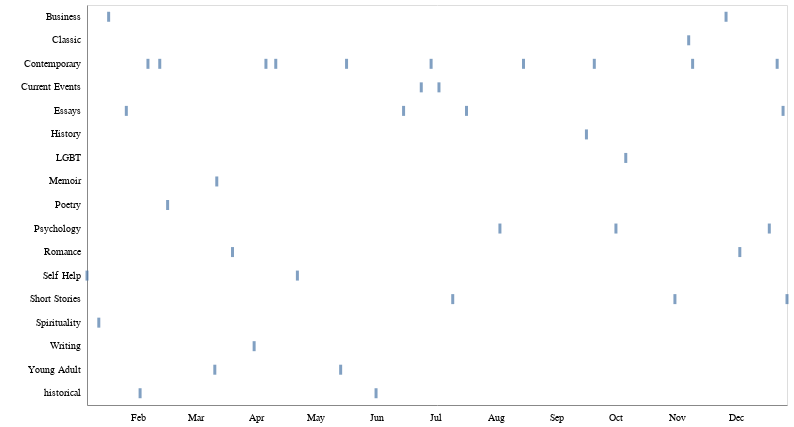

This figure's notebook cell:
### Markdown cell above
### Tinkering with more designs for books read by subgenre and month

### Code cell
#DESKTOP
alt.Chart(books).mark_tick(thickness=3,size=10).encode(
    x=alt.X('date',axis=alt.Axis(tickCount=12, format='%b', tickColor='#ffffff'), title=''),
    y=alt.Y('subgenre',axis=alt.Axis(tickCount=0, tickColor='#ffffff'), title=' ')
).configure_axis(grid=False).properties(height=400, width=700)

### Figure 1 — Vega-Lite specification as saved in the notebook (floating-point values rounded to 4 significant figures)
{"usermeta": {"embedOptions": {"theme": "vox"}}, "config": {"view": {"continuousWidth": 400, "continuousHeight": 300}, "axis": {"grid": false}}, "data": {"name": "data-8e391cabd5bc49dcb5a9fe358321c344"}, "mark": {"type": "tick", "size": 10, "thickness": 3}, "encoding": {"x": {"type": "temporal", "axis": {"format": "%b", "tickColor": "#ffffff", "tickCount": 12}, "field": "date", "title": ""}, "y": {"type": "nominal", "axis": {"tickColor": "#ffffff", "tickCount": 0}, "field": "subgenre", "title": " "}}, "height": 400, "width": 700, "$schema": "https://vega.github.io/schema/vega-lite/v4.8.1.json", "datasets": {"data-8e391cabd5bc49dcb5a9fe358321c344": [{"order": 1, "title": "How to Do Nothing", "author": "Jenny Odell", "pages": 240.0, "url": "https://www.goodreads.com/author/show/18614151.Jenny_Odell", "gender": "F", "type": "Non-Fiction", "subgenre": "Self Help", "avg_goodreads_rating": 3.97, "started": "2019-12-25T00:00:00", "date": "2020-01-06T00:00:00", "faves": null, "year": "2020", "days_to_read": 12, "gender_description": "Female"}, {"order": 2, "title": "Becoming Wise", "author": "Krista Tippett", "pages": 288.0, "url": "https://www.goodreads.com/book/show/25894085-becoming-wise", "gender": "F", "type": "Non-Fiction", "subgenre": "Spirituality", "avg_goodreads_rating": 4.15, "started": "2020-01-01T00:00:00", "date": "2020-01-12T00:00:00", "faves": "Y", "year": "2020", "days_to_read": 11, "gender_description": "Female"}, {"order": 3, "title": "Rework ", "author": "Jason Fried, David Hansson", "pages": 279.0, "url": "https://www.goodreads.com/book/show/6732019-rework?from_search=true&qid=TeHru4l6OG&rank=1", "gender": "M", "type": "Non-Fiction", "subgenre": "Business", "avg_goodreads_rating": 3.94, "started": "2020-01-12T00:00:00", "date": "2020-01-17T00:00:00", "faves": null, "year": "2020", "days_to_read": 5, "gender_description": "Male"}, {"order": 4, "title": "Minor Feelings", "author": "Cathy Park Hong", "pages": 224.0, "url": "https://www.goodreads.com/book/show/47544177-minor-feelings?from_search=true&qid=YwgnVM0MaX&rank=1", "gender": "F", "type": "Non-Fiction", "subgenre": "Essays", "avg_goodreads_rating": 4.53, "started": "2020-01-14T00:00:00", "date": "2020-01-26T00:00:00", "faves": null, "year": "2020", "days_to_read": 12, "gender_description": "Female"}, {"order": 5, "title": "The Idiot", "author": "Elif Batuman", "pages": 423.0, "url": "https://www.goodreads.com/book/show/30962053-the-idiot", "gender": "F", "type": "Fiction", "subgenre": "historical", "avg_goodreads_rating": 3.63, "started": "2020-01-25T00:00:00", "date": "2020-02-02T00:00:00", "faves": null, "year": "2020", "days_to_read": 8, "gender_description": "Female"}, {"order": 6, "title": "If I Had Your Face", "author": "Frances Cha", "pages": 288.0, "url": "https://www.goodreads.com/book/show/47548925-if-i-had-your-face?from_search=true&qid=c3Iw9aiNTi&rank=1", "gender": "F", "type": "Fiction", "subgenre": "Contemporary", "avg_goodreads_rating": 3.97, "started": "2020-02-02T00:00:00", "date": "2020-02-06T00:00:00", "faves": null, "year": "2020", "days_to_read": 4, "gender_description": "Female"}, {"order": 7, "title": "Topics of Conversation", "author": "Miranda Popkey", "pages": 224.0, "url": "https://www.goodreads.com/book/show/45754997-topics-of-conversation?from_search=true&qid=F1d5R6meaf&rank=1", "gender": "F", "type": "Fiction", "subgenre": "Contemporary", "avg_goodreads_rating": 2.83, "started": "2020-02-06T00:00:00", "date": "2020-02-12T00:00:00", "faves": null, "year": "2020", "days_to_read": 6, "gender_description": "Female"}, {"order": 8, "title": "Bluets", "author": "Maggie Nelson", "pages": 98.0, "url": "https://www.goodreads.com/book/show/6798263-bluets", "gender": "F", "type": "Non-Fiction", "subgenre": "Poetry", "avg_goodreads_rating": 4.26, "started": "2020-02-12T00:00:00", "date": "2020-02-16T00:00:00", "faves": null, "year": "2020", "days_to_read": 4, "gender_description": "Female"}, {"order": 9, "title": "I Believe in a Thing Called Love", "author": "Maurene Goo", "pages": 336.0, "url": "https://www.goodreads.com/book/show/31145133-i-believe-in-a-thing-called-love", "gender": "F", "type": "Fiction", "subgenre": "Young Adult", "avg_goodreads_rating": 3.66, "started": "2020-02-23T00:00:00", "date": "2020-03-11T00:00:00", "faves": null, "year": "2020", "days_to_read": 17, "gender_description": "Female"}, {"order": 10, "title": "Untamed", "author": "Glennon Doyle", "pages": 352.0, "url": "https://www.goodreads.com/book/show/52129515-untamed", "gender": "F", "type": "Non-Fiction", "subgenre": "Memoir", "avg_goodreads_rating": 4.46, "started": "2020-03-07T00:00:00", "date": "2020-03-12T00:00:00", "faves": null, "year": "2020", "days_to_read": 5, "gender_description": "Female"}, {"order": 11, "title": "Red, White and Royal Blue", "author": "Casey McQuiston", "pages": 421.0, "url": "https://www.goodreads.com/book/show/41150487-red-white-royal-blue", "gender": "F", "type": "Fiction", "subgenre": "Romance", "avg_goodreads_rating": 4.31, "started": "2020-03-12T00:00:00", "date": "2020-03-20T00:00:00", "faves": null, "year": "2020", "days_to_read": 8, "gender_description": "Female"}, {"order": 12, "title": "Bird by Bird: Some Instructions on Writing and Life", "author": "Anne Lamott", "pages": 237.0, "url": "https://www.goodreads.com/book/show/12543.Bird_by_Bird", "gender": "F", "type": "Non-Fiction", "subgenre": "Writing", "avg_goodreads_rating": 4.23, "started": "2020-03-21T00:00:00", "date": "2020-03-31T00:00:00", "faves": "Y", "year": "2020", "days_to_read": 10, "gender_description": "Female"}, {"order": 13, "title": "Cleanness", "author": "Garth Greenwell", "pages": 240.0, "url": "https://www.goodreads.com/book/show/45892271-cleanness?ac=1&from_search=true&qid=ornMVFsX93&rank=2", "gender": "M", "type": "Fiction", "subgenre": "Contemporary", "avg_goodreads_rating": 4.05, "started": "2020-03-31T00:00:00", "date": "2020-04-06T00:00:00", "faves": null, "year": "2020", "days_to_read": 6, "gender_description": "Male"}, {"order": 14, "title": "The Bridges of Madison County", "author": "Robert James Waller", "pages": 221.0, "url": "https://www.goodreads.com/book/show/83674.The_Bridges_of_Madison_County", "gender": "M", "type": "Fiction", "subgenre": "Contemporary", "avg_goodreads_rating": 3.61, "started": "2020-04-08T00:00:00", "date": "2020-04-11T00:00:00", "faves": null, "year": "2020", "days_to_read": 3, "gender_description": "Male"}, {"order": 15, "title": "Super Attractor", "author": "Gabrielle Bernstein", "pages": 248.0, "url": "https://www.goodreads.com/book/show/43496426-super-attractor?from_search=true&from_srp=true&qid=sRtfi9Txub&rank=1", "gender": "F", "type": "Non-Fiction", "subgenre": "Self Help", "avg_goodreads_rating": 4.18, "started": "2020-04-11T00:00:00", "date": "2020-04-22T00:00:00", "faves": null, "year": "2020", "days_to_read": 11, "gender_description": "Female"}, {"order": 16, "title": "Felix Ever After", "author": "Kacen Callender", "pages": 354.0, "url": "https://www.goodreads.com/book/show/51931067-felix-ever-after?from_search=true&from_srp=true&qid=ssQYTzSgHg&rank=1", "gender": "M", "type": "Fiction", "subgenre": "Young Adult", "avg_goodreads_rating": 4.46, "started": "2020-05-12T00:00:00", "date": "2020-05-14T00:00:00", "faves": null, "year": "2020", "days_to_read": 2, "gender_description": "Male"}, {"order": 17, "title": "Days of Distraction", "author": "Alexandra Chang", "pages": 312.0, "url": "https://www.goodreads.com/book/show/52973514-days-of-distraction?from_search=true&from_srp=true&qid=zLGt916iHW&rank=1", "gender": "F", "type": "Fiction", "subgenre": "Contemporary", "avg_goodreads_rating": 3.66, "started": "2020-04-12T00:00:00", "date": "2020-05-17T00:00:00", "faves": null, "year": "2020", "days_to_read": 35, "gender_description": "Female"}, {"order": 18, "title": "wow, no thank you.", "author": "Samantha Irby", "pages": 288.0, "url": "https://www.goodreads.com/book/show/52844646-wow-no-thank-you", "gender": "F", "type": "Non-Fiction", "subgenre": "Essays", "avg_goodreads_rating": 4.13, "started": "2020-04-05T00:00:00", "date": "2020-06-15T00:00:00", "faves": "Y", "year": "2020", "days_to_read": 71, "gender_description": "Female"}, {"order": 19, "title": "How Much of These Hills Is Gold", "author": "C. Pam Zhang", "pages": 288.0, "url": "https://www.goodreads.com/book/show/45895362-how-much-of-these-hills-is-gold?from_search=true&from_srp=true&qid=rMvIru31RB&rank=1", "gender": "F", "type": "Fiction", "subgenre": "historical", "avg_goodreads_rating": 3.86, "started": "2020-05-22T00:00:00", "date": "2020-06-01T00:00:00", "faves": null, "year": "2020", "days_to_read": 10, "gender_description": "Female"}, {"order": 20, "title": "Between the World and Me", "author": "Tanehisi Coates", "pages": 152.0, "url": "https://www.goodreads.com/book/show/25489625-between-the-world-and-me?from_search=true&from_srp=true&qid=xvQajzPDjC&rank=1", "gender": "M", "type": "Non-Fiction", "subgenre": "Current Events", "avg_goodreads_rating": 4.52, "started": "2020-06-15T00:00:00", "date": "2020-06-24T00:00:00", "faves": "Y", "year": "2020", "days_to_read": 9, "gender_description": "Male"}, {"order": 21, "title": "Where the Crawdads Sing", "author": "Delia Owens", "pages": 384.0, "url": "https://www.goodreads.com/book/show/36809135-where-the-crawdads-sing?ac=1&from_search=true&qid=TifR2MzIpW&rank=1", "gender": "F", "type": "Fiction", "subgenre": "Contemporary", "avg_goodreads_rating": 4.47, "started": "2020-06-22T00:00:00", "date": "2020-06-29T00:00:00", "faves": null, "year": "2020", "days_to_read": 7, "gender_description": "Female"}, {"order": 22, "title": "Boys and Sex", "author": "Peggy Ornstein", "pages": 304.0, "url": "https://www.goodreads.com/book/show/43452877-boys-sex?from_search=true&from_srp=true&qid=TwPIaowNSU&rank=1", "gender": "F", "type": "Non-Fiction", "subgenre": "Current Events", "avg_goodreads_rating": 4.24, "started": "2020-04-12T00:00:00", "date": "2020-07-03T00:00:00", "faves": null, "year": "2020", "days_to_read": 82, "gender_description": "Female"}, {"order": 23, "title": "Someone Who Will Love You In All Your Damaged Glory", "author": "Rafael Bob Waksberg", "pages": 256.0, "url": "https://www.goodreads.com/book/show/41949311-someone-who-will-love-you-in-all-your-damaged-glory?ac=1&from_search=true&qid=Kr9sKqWCXh&rank=1", "gender": "M", "type": "Fiction", "subgenre": "Short Stories", "avg_goodreads_rating": 4.16, "started": "2020-07-08T00:00:00", "date": "2020-07-10T00:00:00", "faves": "Y", "year": "2020", "days_to_read": 2, "gender_description": "Male"}, {"order": 24, "title": "The Masters Tools Will Never DIsmantle The Master's House", "author": "Audre Lorde", "pages": 64.0, "url": "https://www.goodreads.com/en/book/show/38598541-the-master-s-tools-will-never-dismantle-the-master-s-house", "gender": "F", "type": "Non-Fiction", "subgenre": "Essays", "avg_goodreads_rating": 4.46, "started": "2020-07-15T00:00:00", "date": "2020-07-17T00:00:00", "faves": "Y", "year": "2020", "days_to_read": 2, "gender_description": "Female"}, {"order": 25, "title": "Attached", "author": "Amir Levine, Rachel SF Heller", "pages": 304.0, "url": "https://www.goodreads.com/book/show/9547888-attached?from_search=true&from_srp=true&qid=kdP4IdRQnC&rank=1", "gender": "F", "type": "Non-Fiction", "subgenre": "Psychology", "avg_goodreads_rating": 4.14, "started": "2020-07-31T00:00:00", "date": "2020-08-03T00:00:00", "faves": null, "year": "2020", "days_to_read": 3, "gender_description": "Female"}, {"order": 26, "title": "Listen to the Marriage", "author": "John Jay Osborn", "pages": 256.0, "url": "https://www.goodreads.com/book/show/37941728-listen-to-the-marriage?ac=1&from_search=true&qid=iy2rwd6WTj&rank=1", "gender": "M", "type": "Fiction", "subgenre": "Contemporary", "avg_goodreads_rating": 3.51, "started": "2020-08-06T00:00:00", "date": "2020-08-15T00:00:00", "faves": null, "year": "2020", "days_to_read": 9, "gender_description": "Male"}, {"order": 27, "title": "Jung: A Very Short Introduction", "author": "Andrew Stevens", "pages": 192.0, "url": "https://www.goodreads.com/book/show/297554.Jung?from_search=true&from_srp=true&qid=Jim8gejEr2&rank=1", "gender": "M", "type": "Non-Fiction", "subgenre": "History", "avg_goodreads_rating": 4.07, "started": "2020-09-07T00:00:00", "date": "2020-09-16T00:00:00", "faves": null, "year": "2020", "days_to_read": 9, "gender_description": "Male"}, {"order": 28, "title": "The First Bad Man", "author": "Miranda July", "pages": 288.0, "url": "https://www.goodreads.com/book/show/21412400-the-first-bad-man?from_search=true&from_srp=true&qid=8h7sxqtWHM&rank=1", "gender": "F", "type": "Fiction", "subgenre": "Contemporary", "avg_goodreads_rating": 3.62, "started": "2020-09-16T00:00:00", "date": "2020-09-20T00:00:00", "faves": "Y", "year": "2020", "days_to_read": 4, "gender_description": "Female"}, {"order": 29, "title": "The Drama of the Gifted Child", "author": "Alice Miller", "pages": 144.0, "url": "https://www.goodreads.com/book/show/24204222-the-drama-of-the-gifted-child?utm_content=review_cta_book_image&utm_medium=email&utm_source=bookend&ref_=pe_7171740_474197500", "gender": "F", "type": "Non-Fiction", "subgenre": "Psychology", "avg_goodreads_rating": 4.1, "started": "2020-09-27T00:00:00", "date": "2020-10-01T00:00:00", "faves": null, "year": "2020", "days_to_read": 4, "gender_description": "Female"}, {"order": 30, "title": "Don't Call us Dead: Poems", "author": "Danez Smith", "pages": 101.0, "url": "https://www.goodreads.com/book/show/35422441-don-t-call-us-dead?from_search=true&from_srp=true&qid=8qdAhd4Vlp&rank=1", "gender": "M", "type": "Poetry", "subgenre": "LGBT", "avg_goodreads_rating": 4.52, "started": "2020-10-01T00:00:00", "date": "2020-10-06T00:00:00", "faves": "Y", "year": "2020", "days_to_read": 5, "gender_description": "Male"}, {"order": 31, "title": "Tender is the Night", "author": "F. Scott Fitzgerald", "pages": 315.0, "url": "https://www.goodreads.com/book/show/46164.Tender_Is_the_Night?from_search=true&from_srp=true&qid=B8eLWQQKSX&rank=1", "gender": "M", "type": "Fiction", "subgenre": "Classic", "avg_goodreads_rating": 3.81, "started": "2020-10-10T00:00:00", "date": "2020-11-07T00:00:00", "faves": "Y", "year": "2020", "days_to_read": 28, "gender_description": "Male"}, {"order": 32, "title": "Heather, The Totality", "author": "Matthew Weiner", "pages": 144.0, "url": "https://www.goodreads.com/book/show/31933063-heather-the-totality?ac=1&from_search=true&qid=MvG8rzSUME&rank=1", "gender": "M", "type": "Fiction", "subgenre": "Contemporary", "avg_goodreads_rating": 2.93, "started": "2020-11-07T00:00:00", "date": "2020-11-09T00:00:00", "faves": null, "year": "2020", "days_to_read": 2, "gender_description": "Male"}, {"order": 33, "title": "What We Talk About When We Talk About Love", "author": "Raymond Carver", "pages": 159.0, "url": "https://www.goodreads.com/book/show/11438.What_We_Talk_About_When_We_Talk_About_Love?from_search=true&from_srp=true&qid=5G4xkS3EQg&rank=1", "gender": "M", "type": "Fiction", "subgenre": "Short Stories", "avg_goodreads_rating": 4.15, "started": "2020-10-06T00:00:00", "date": "2020-10-31T00:00:00", "faves": null, "year": "2020", "days_to_read": 25, "gender_description": "Male"}, {"order": 34, "title": "Never Split the Difference", "author": "Chris Voss", "pages": 274.0, "url": "https://www.goodreads.com/book/show/26156469-never-split-the-difference?from_search=true&from_srp=true&qid=umiLanQLHO&rank=1", "gender": "M", "type": "Non-Fiction", "subgenre": "Business", "avg_goodreads_rating": 4.4, "started": "2020-11-11T00:00:00", "date": "2020-11-26T00:00:00", "faves": null, "year": "2020", "days_to_read": 15, "gender_description": "Male"}, {"order": 35, "title": "Rapture", "author": "Susan Minot", "pages": null, "url": "https://www.goodreads.com/book/show/40056.Rapture", "gender": "F", "type": "Fiction", "subgenre": "Romance", "avg_goodreads_rating": 2.96, "started": "2020-12-02T00:00:00", "date": "2020-12-03T00:00:00", "faves": null, "year": "2020", "days_to_read": 1, "gender_description": "Female"}, {"order": 36, "title": "The Middle Passage", "author": "James Hollis", "pages": 127.0, "url": "https://www.goodreads.com/book/show/47849.The_Middle_Passage?from_search=true&from_srp=true&qid=ot6aI40sSB&rank=1", "gender": "M", "type": "Non-Fiction", "subgenre": "Psychology", "avg_goodreads_rating": 4.44, "started": "2020-12-15T00:00:00", "date": "2020-12-18T00:00:00", "faves": "Y", "year": "2020", "days_to_read": 3, "gender_description": "Male"}, {"order": 37, "title": "Intimacy", "author": "Hanif Kureishi", "pages": 155.0, "url": "https://www.goodreads.com/book/show/153418.Intimacy", "gender": "M", "type": "Fiction", "subgenre": "Contemporary", "avg_goodreads_rating": 3.6, "started": "2020-12-21T00:00:00", "date": "2020-12-22T00:00:00", "faves": null, "year": "2020", "days_to_read": 1, "gender_description": "Male"}, {"order": 38, "title": "No One Asked for This: Essays", "author": "Cazzie David", "pages": 352.0, "url": "https://www.goodreads.com/book/show/48930274-no-one-asked-for-this?from_search=true&from_srp=true&qid=oVY5dHZfxR&rank=1", "gender": "F", "type": "Non-Fiction", "subgenre": "Essays", "avg_goodreads_rating": 3.53, "started": "2020-11-27T00:00:00", "date": "2020-12-25T00:00:00", "faves": null, "year": "2020", "days_to_read": 28, "gender_description": "Female"}, {"order": 39, "title": "Self-Help", "author": "Lorrie Moore", "pages": 163.0, "url": "https://www.goodreads.com/book/show/90872.Self_Help", "gender": "F", "type": "Fiction", "subgenre": "Short Stories", "avg_goodreads_rating": 4.19, "started": "2020-12-26T00:00:00", "date": "2020-12-27T00:00:00", "faves": "Y", "year": "2020", "days_to_read": 1, "gender_description": "Female"}]}}
